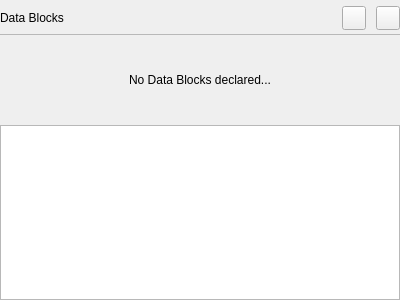
<?xml version="1.0" encoding="UTF-8"?>
<ui version="4.0">
 <class>C_SdNdeDbViewWidget</class>
 <widget class="QWidget" name="C_SdNdeDbViewWidget">
  <property name="geometry">
   <rect>
    <x>0</x>
    <y>0</y>
    <width>400</width>
    <height>300</height>
   </rect>
  </property>
  <property name="windowTitle">
   <string>Form</string>
  </property>
  <layout class="QGridLayout" name="gridLayout">
   <property name="leftMargin">
    <number>0</number>
   </property>
   <property name="topMargin">
    <number>6</number>
   </property>
   <property name="rightMargin">
    <number>0</number>
   </property>
   <property name="bottomMargin">
    <number>0</number>
   </property>
   <item row="0" column="0">
    <layout class="QVBoxLayout" name="pc_VerticalLayout" stretch="0,0,1">
     <property name="spacing">
      <number>5</number>
     </property>
     <item>
      <layout class="QVBoxLayout" name="pc_VerticalLayout2">
       <property name="spacing">
        <number>0</number>
       </property>
       <item>
        <layout class="QHBoxLayout" name="pc_HorizontalLayout" stretch="0,1,0,0">
         <property name="spacing">
          <number>10</number>
         </property>
         <item>
          <widget class="stw::opensyde_gui_elements::C_OgeLabContextMenuBase" name="pc_LabelApplicationName">
           <property name="styleRole" stdset="0">
            <string>heading-group-bold</string>
           </property>
           <property name="text">
            <string>Data Blocks</string>
           </property>
          </widget>
         </item>
         <item>
          <spacer name="pc_HorizontalSpacer">
           <property name="orientation">
            <enum>Qt::Horizontal</enum>
           </property>
           <property name="sizeHint" stdset="0">
            <size>
             <width>40</width>
             <height>20</height>
            </size>
           </property>
          </spacer>
         </item>
         <item>
          <widget class="stw::opensyde_gui_elements::C_OgePubSvgIconOnly" name="pc_PushButtonCodeGenerationOptions">
           <property name="sizePolicy">
            <sizepolicy hsizetype="Fixed" vsizetype="Fixed">
             <horstretch>0</horstretch>
             <verstretch>0</verstretch>
            </sizepolicy>
           </property>
           <property name="minimumSize">
            <size>
             <width>24</width>
             <height>24</height>
            </size>
           </property>
           <property name="maximumSize">
            <size>
             <width>24</width>
             <height>24</height>
            </size>
           </property>
           <property name="text">
            <string/>
           </property>
          </widget>
         </item>
         <item>
          <widget class="stw::opensyde_gui_elements::C_OgePubIconOnly" name="pc_PushButtonAdd">
           <property name="sizePolicy">
            <sizepolicy hsizetype="Fixed" vsizetype="Fixed">
             <horstretch>0</horstretch>
             <verstretch>0</verstretch>
            </sizepolicy>
           </property>
           <property name="minimumSize">
            <size>
             <width>24</width>
             <height>24</height>
            </size>
           </property>
           <property name="maximumSize">
            <size>
             <width>24</width>
             <height>24</height>
            </size>
           </property>
           <property name="text">
            <string/>
           </property>
          </widget>
         </item>
        </layout>
       </item>
       <item>
        <spacer name="pc_VerticalSpacer2">
         <property name="orientation">
          <enum>Qt::Vertical</enum>
         </property>
         <property name="sizeType">
          <enum>QSizePolicy::Fixed</enum>
         </property>
         <property name="sizeHint" stdset="0">
          <size>
           <width>20</width>
           <height>4</height>
          </size>
         </property>
        </spacer>
       </item>
       <item>
        <widget class="stw::opensyde_gui_elements::C_OgeFraSeparator" name="pc_FrameApplicationsViewSperator">
         <property name="enabled">
          <bool>true</bool>
         </property>
         <property name="sizePolicy">
          <sizepolicy hsizetype="Preferred" vsizetype="Fixed">
           <horstretch>0</horstretch>
           <verstretch>0</verstretch>
          </sizepolicy>
         </property>
         <property name="minimumSize">
          <size>
           <width>0</width>
           <height>1</height>
          </size>
         </property>
         <property name="maximumSize">
          <size>
           <width>16777215</width>
           <height>1</height>
          </size>
         </property>
         <property name="frameShape">
          <enum>QFrame::StyledPanel</enum>
         </property>
         <property name="frameShadow">
          <enum>QFrame::Raised</enum>
         </property>
        </widget>
       </item>
      </layout>
     </item>
     <item>
      <widget class="stw::opensyde_gui_elements::C_OgeLabToolTipBase" name="pc_LabelNoDatablocks">
       <property name="styleRole" stdset="0">
        <string>group-item</string>
       </property>
       <property name="minimumSize">
        <size>
         <width>0</width>
         <height>80</height>
        </size>
       </property>
       <property name="text">
        <string>No Data Blocks declared...</string>
       </property>
       <property name="alignment">
        <set>Qt::AlignCenter</set>
       </property>
      </widget>
     </item>
     <item>
      <widget class="stw::opensyde_gui::C_SdNdeDbListWidget" name="pc_ListWidget"/>
     </item>
    </layout>
   </item>
  </layout>
 </widget>
 <customwidgets>
  <customwidget>
   <class>stw::opensyde_gui_elements::C_OgeLabToolTipBase</class>
   <extends>QLabel</extends>
   <header>C_OgeLabToolTipBase.hpp</header>
  </customwidget>
  <customwidget>
   <class>stw::opensyde_gui_elements::C_OgeFraSeparator</class>
   <extends>QFrame</extends>
   <header>C_OgeFraSeparator.hpp</header>
   <container>1</container>
  </customwidget>
  <customwidget>
   <class>stw::opensyde_gui_elements::C_OgeLabContextMenuBase</class>
   <extends>QLabel</extends>
   <header>C_OgeLabContextMenuBase.hpp</header>
  </customwidget>
  <customwidget>
   <class>stw::opensyde_gui_elements::C_OgePubSvgIconOnly</class>
   <extends>QPushButton</extends>
   <header>C_OgePubSvgIconOnly.hpp</header>
  </customwidget>
  <customwidget>
   <class>stw::opensyde_gui_elements::C_OgePubIconOnly</class>
   <extends>QPushButton</extends>
   <header>C_OgePubIconOnly.hpp</header>
  </customwidget>
  <customwidget>
   <class>stw::opensyde_gui::C_SdNdeDbListWidget</class>
   <extends>QListWidget</extends>
   <header>C_SdNdeDbListWidget.hpp</header>
  </customwidget>
 </customwidgets>
 <resources/>
 <connections/>
</ui>
